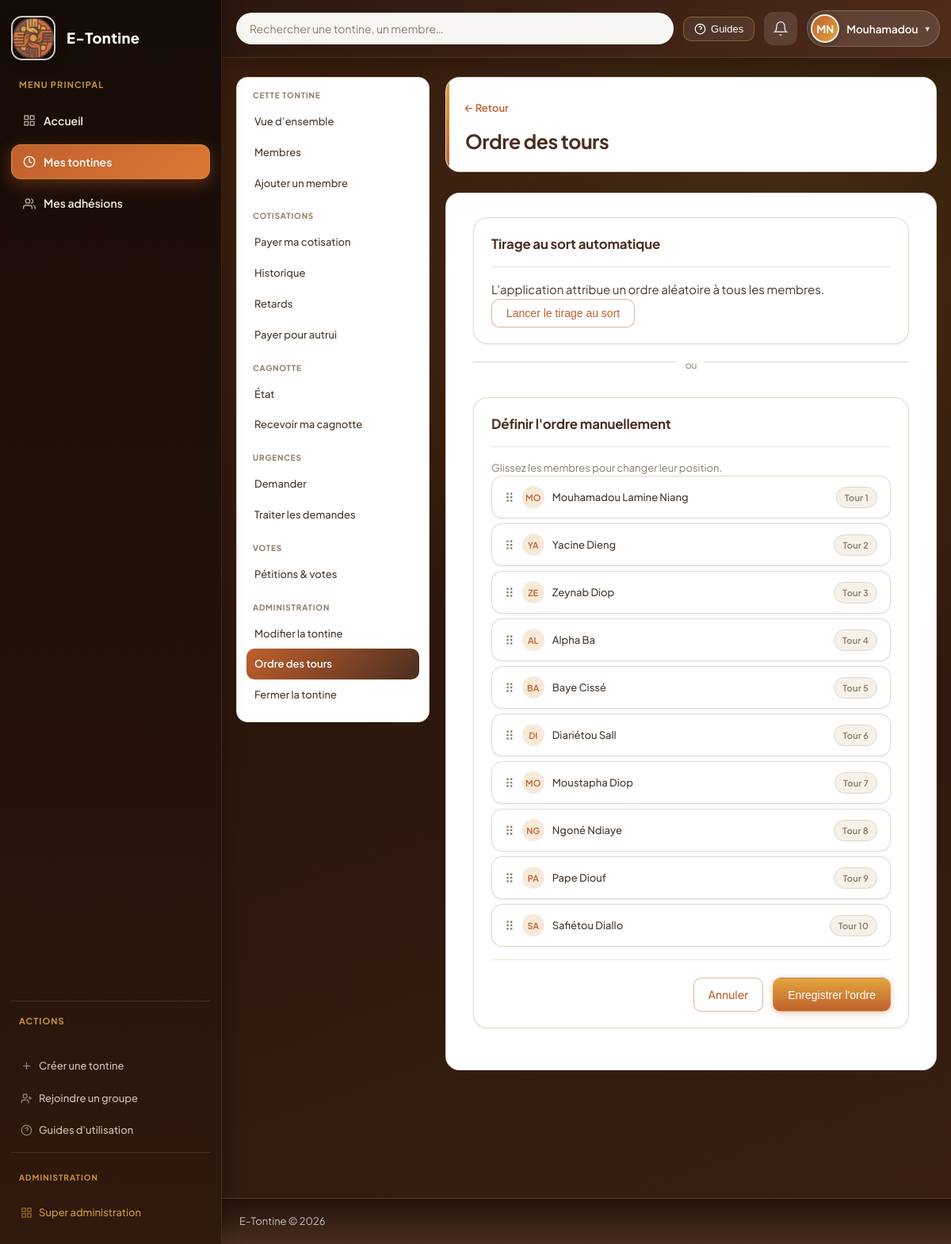
Page /pages/membres/ordre_des_tours.php?tontine=8 (signed in) on the committed database.
### tables this page shows
CREATE TABLE membres_tontine (
    id              INT UNSIGNED AUTO_INCREMENT PRIMARY KEY,
    tontine_id      INT UNSIGNED        NOT NULL,
    utilisateur_id  INT UNSIGNED        NOT NULL,
    role            ENUM('admin','membre') NOT NULL DEFAULT 'membre',
    statut          ENUM('actif','retard','exclu') NOT NULL DEFAULT 'actif',
    ordre_tour      SMALLINT UNSIGNED   NULL,
    score_fiabilite DECIMAL(5,2)        NOT NULL DEFAULT 100.00,
    date_adhesion   DATETIME            NOT NULL DEFAULT CURRENT_TIMESTAMP,
    UNIQUE KEY unique_membre_tontine (tontine_id, utilisateur_id),
    CONSTRAINT fk_mt_tontine FOREIGN KEY (tontine_id) REFERENCES tontines(id) ON DELETE CASCADE,
    CONSTRAINT fk_mt_utilisateur FOREIGN KEY (utilisateur_id) REFERENCES utilisateurs(id) ON DELETE CASCADE
);

CREATE TABLE utilisateurs (
    id              INT UNSIGNED AUTO_INCREMENT PRIMARY KEY,
    nom_complet     VARCHAR(100)        NOT NULL,
    email           VARCHAR(150)        NOT NULL UNIQUE,
    mot_de_passe    VARCHAR(255)        NOT NULL,
    telephone       VARCHAR(20)         NOT NULL,
    role_global     ENUM('super_admin','utilisateur') NOT NULL DEFAULT 'utilisateur',
    est_bloque      TINYINT(1)          NOT NULL DEFAULT 0,
    jeton_invitation VARCHAR(64)        NULL,
    date_inscription DATETIME           NOT NULL DEFAULT CURRENT_TIMESTAMP,
    derniere_connexion DATETIME         NULL
);

### fonctions/cotisation.php (called while the page is built, shortened)
<?php
function cycleEnCours(int $tontineId): ?array {
    $bd  = connexionBD();
    $req = $bd->prepare("SELECT * FROM cycles_cotisation WHERE tontine_id = ? AND statut = 'en_cours' ORDER BY numero_cycle DESC LIMIT 1");
    $req->execute([$tontineId]);
    return $req->fetch() ?: null;
}

### fonctions/membre.php (called while the page is built, shortened)
<?php
function listerMembres(int $tontineId): array {
    $bd  = connexionBD();
    $req = $bd->prepare('
        SELECT mt.*, u.nom_complet, u.email, u.telephone
        FROM membres_tontine mt
        JOIN utilisateurs u ON u.id = mt.utilisateur_id
        WHERE mt.tontine_id = ? AND mt.statut != ?
        ORDER BY mt.ordre_tour ASC
    ');
    $req->execute([$tontineId, STATUT_EXCLU]);
    return $req->fetchAll();
}

### pages/membres/ordre_des_tours.php (the view, shortened to what this page needs)
<?php
require_once __DIR__ . '/../../fonctions/tontine.php';
require_once __DIR__ . '/../../fonctions/membre.php';
$tontineId     = obtenirGetInt('tontine');
$membres  = listerMembres($tontineId);
require_once __DIR__ . '/../../gabarits/entete.php';
?>
<div class="page-entete">
    <div>
        <a href="<?= APP_URL ?>/pages/tontines/voir.php?id=<?= $tontineId ?>" class="lien-retour">← Retour</a>
        <h1>Ordre des tours</h1>
    </div>
</div>
<div class="formulaire-conteneur">
    <section class="section-tableau">
        <div class="section-entete"><h2>Tirage au sort automatique</h2></div>
        <p>L'application attribue un ordre aléatoire à tous les membres.</p>
        <form method="POST" action="">
            <button type="submit" name="tirage_au_sort" class="btn btn-secondaire"
                    onclick="return confirm('Lancer le tirage au sort ? L\'ordre actuel sera remplacé.')">
                Lancer le tirage au sort
            </button>
        </form>
    </section>
    <div class="separateur-ou"><span>ou</span></div>
    <section class="section-tableau">
        <div class="section-entete"><h2>Définir l'ordre manuellement</h2></div>
        <p class="texte-secondaire">Glissez les membres pour changer leur position.</p>
        <form method="POST" action="" id="formeOrdre">
            <ul id="listeTriable" class="liste-triable">
                <?php foreach ($membres as $m): ?>
                <li class="item-triable" data-id="<?= $m['utilisateur_id'] ?>">
                    <span class="poignee">⠿</span>
                    <span class="avatar-cercle avatar-petit"><?= strtoupper(substr($m['nom_complet'], 0, 2)) ?></span>
                    <span class="item-nom"><?= htmlspecialchars($m['nom_complet']) ?></span>
                    <span class="badge badge-secondaire">Tour <?= $m['ordre_tour'] ?></span>
                </li>
                <?php endforeach; ?>
            </ul>
            <div class="actions-formulaire" style="margin-top:16px">
                <a href="<?= APP_URL ?>/pages/tontines/voir.php?id=<?= $tontineId ?>" class="btn btn-secondaire">Annuler</a>
                <button type="submit" class="btn btn-principal">Enregistrer l'ordre</button>
            </div>
        </form>
    </section>
</div>
<?php require_once __DIR__ . '/../../gabarits/pied_de_page.php'; ?>

### ressources/styles/formulaires.css (style rules this page uses)
.formulaire-conteneur { max-width: 640px; margin: 0 auto; background: #fff; border: 1px solid rgba(227, 214, 196, 0.9); border-radius: 18px; padding: 30px 34px; box-shadow: 0 1px 3px rgba(74, 46, 31, 0.06), 0 12px 32px rgba(74, 46, 31, 0.08); }
.actions-formulaire { display: flex; gap: 12px; justify-content: flex-end; margin-top: 26px; padding-top: 22px; border-top: 1px solid rgba(227, 214, 196, 0.7); flex-wrap: wrap; }

### rows in the picture
membres_tontine: utilisateur.nom_complet "MO", utilisateur.nom_complet "Mouhamadou Lamine Niang", ordre_tour "1"
membres_tontine: utilisateur.nom_complet "YA", utilisateur.nom_complet "Yacine Dieng", ordre_tour "2"
membres_tontine: utilisateur.nom_complet "ZE", utilisateur.nom_complet "Zeynab Diop", ordre_tour "3"
membres_tontine: utilisateur.nom_complet "AL", utilisateur.nom_complet "Alpha Ba", ordre_tour "4"
membres_tontine: utilisateur.nom_complet "BA", utilisateur.nom_complet "Baye Cissé", ordre_tour "5"
membres_tontine: utilisateur.nom_complet "DI", utilisateur.nom_complet "Diariétou Sall", ordre_tour "6"
membres_tontine: utilisateur.nom_complet "MO", utilisateur.nom_complet "Moustapha Diop", ordre_tour "7"
membres_tontine: utilisateur.nom_complet "NG", utilisateur.nom_complet "Ngoné Ndiaye", ordre_tour "8"
membres_tontine: utilisateur.nom_complet "PA", utilisateur.nom_complet "Pape Diouf", ordre_tour "9"
membres_tontine: utilisateur.nom_complet "SA", utilisateur.nom_complet "Safiétou Diallo", ordre_tour "10"

### other values in the picture
APP_NOM "E-Tontine"
$initialesUtilisateur !== '' ? $initialesUtilisateur : 'U' "MN"
$prenomNav "Mouhamadou"
